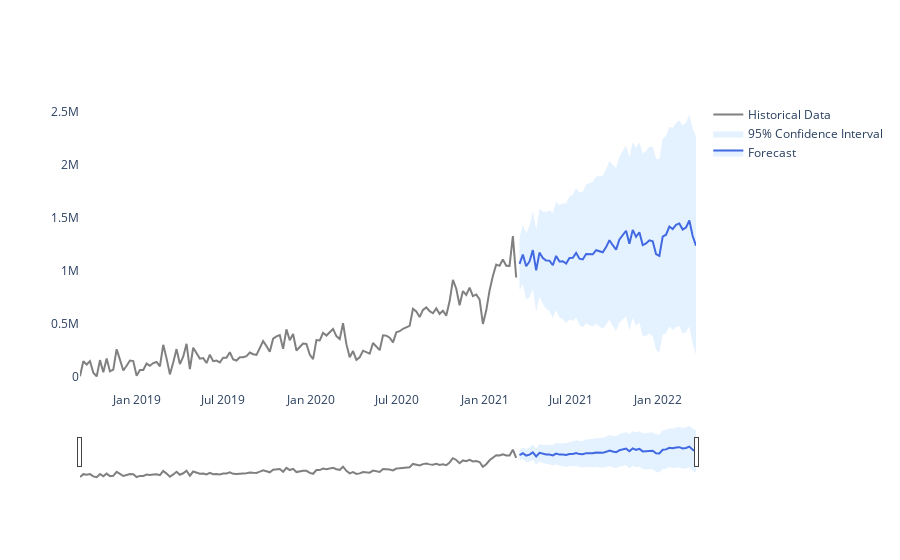

Notebook code for this chart:
### Code cell
final_plot_predict_col(data_col, end_date)

### Figure 1 — Plotly figure (JSON) as saved in the notebook; plotly's stock layout.template omitted (floating-point values rounded to 4 significant figures; data arrays with more than 128 entries replaced by an {"elided": "..."} marker saying what was removed)
{"data": [{"line": {"color": "rgba(255,255,255,0)"}, "name": "95% Confidence Interval", "showlegend": false, "type": "scatter", "x": {"elided": "186 str values"}, "y": {"elided": "186 mixed values"}}, {"fill": "tonexty", "fillcolor": "rgb(228, 241, 255)", "line": {"color": "rgb(65, 105, 225)"}, "name": "Forecast", "type": "scatter", "x": {"elided": "186 str values"}, "y": {"elided": "186 mixed values"}}, {"fill": "tonexty", "fillcolor": "rgb(228, 241, 255)", "line": {"color": "rgba(255,255,255,0)"}, "name": "95% Confidence Interval", "type": "scatter", "x": {"elided": "186 str values"}, "y": {"elided": "186 mixed values"}}, {"line": {"color": "gray"}, "name": "Historical Data", "type": "scatter", "x": {"elided": "186 str values"}, "y": {"elided": "186 mixed values"}}], "layout": {"plot_bgcolor": "rgba(0, 0, 0, 0)", "xaxis": {"rangeslider": {"visible": true}}}}
